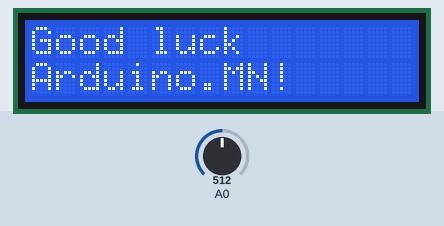
A sketch run on a simulated Arduino Uno, built with avr-gcc and run on an emulated ATmega328P. Shown: 16×2 character LCD. The inputs (shaded band) are chosen by the test bench; at power-on: A0 = 512. Random numbers use the default seed unless the sketch sets one.

Above: at 0.9 s.
1.0 s: A0 set to 751
2.5 s: A0 set to 775
At 3.1 s:
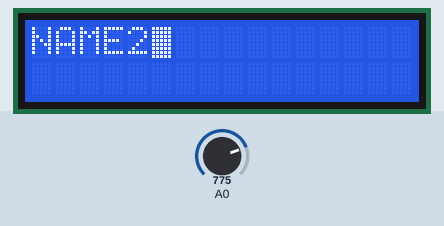
4.0 s: A0 set to 716
At 5.3 s:
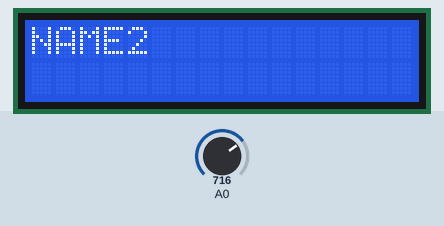
Timing chart, 0 to 7.0 s (numbered marks = the images above; inputs shaded):
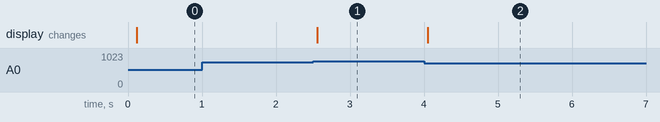

The sketch:

arduinomn_drawings.ino
```cpp
/*
@author Justin Grammens ( justin@localtone.com )
You are free to use and modify this source code as you wish.
This sketch is used to select the name of a winner for drawings at the http://arduino.mn user group.
It has been tested to work with the SainSmart LCD Keypad and Arduino UNO R2 and greater.
*/

#include <LiquidCrystal.h>
#include <LCDKeypad.h>

#define numUsers (sizeof(names)/sizeof(char *))

LCDKeypad lcd;

char* names[] = { "NAME1", "NAME2", "ETC" };

void setup() {
  Serial.begin(9600);
  lcd.begin(16, 2);
  lcd.print("Good luck");
  lcd.setCursor(0,1);
  lcd.print("Arduino.MN!");
  waitButton();
  waitReleaseButton();
}

void pickName() {
  lcd.clear();
  int namesSize = sizeof(names) / sizeof(int);
  long randNumber = random(namesSize);
  lcd.print(names[randNumber]);

}

void loop() {
  lcd.clear();
  pickName();
  waitButton();
  waitReleaseButton();
}


int waitButton()
{
  int buttonPressed;
  waitReleaseButton;
  lcd.blink();
  while((buttonPressed=lcd.button())==KEYPAD_NONE)
  {
  }
  delay(50);
  lcd.noBlink();
  return buttonPressed;
}

void waitReleaseButton()
{
  delay(50);
  while(lcd.button()!=KEYPAD_NONE)
  {
  }
  delay(50);
}
```

Measured:
- the behaviour switches between 759 and 760 on A0 (found by bisection; images 0 and 1)
- after the input at 1.0 s, every drawn part: stays the same
- after the input at 2.5 s, the display: changes after 0.06 s (image 1)
- after the input at 4.0 s, the display: changes after 0.05 s (image 2)
